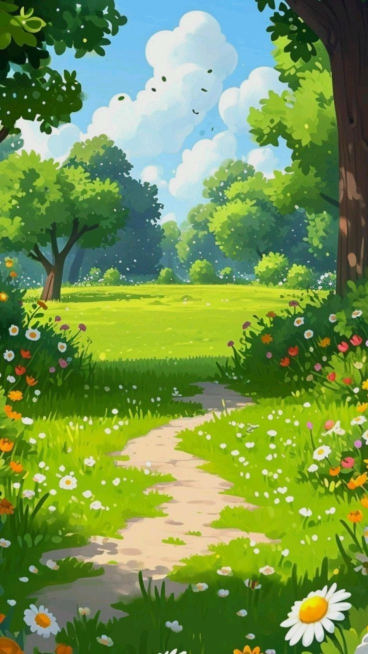
#> input picture nature_bg.jpg, 736 x 1308 px (shown at 1/2 size)
$ python catch_ball_game.py
#> lines starting #> are read from the running program, lines starting #| are printed output that depends on the picture; after the words box and inside, x2 and y2 are one past the last pixel; in counts of white or black regions, pixels touching at a corner belong together
import cv2
import random
WIDTH = 1200
HEIGHT = 700
background = cv2.imread("nature_bg.jpg")
#> background is the input picture: shape (1308, 736, 3); mean B, G, R 76.5, 147.6, 115.4
background = cv2.resize(background, (WIDTH, HEIGHT))
#> background: shape (700, 1200, 3)

girl = cv2.imread("girl.jpeg")
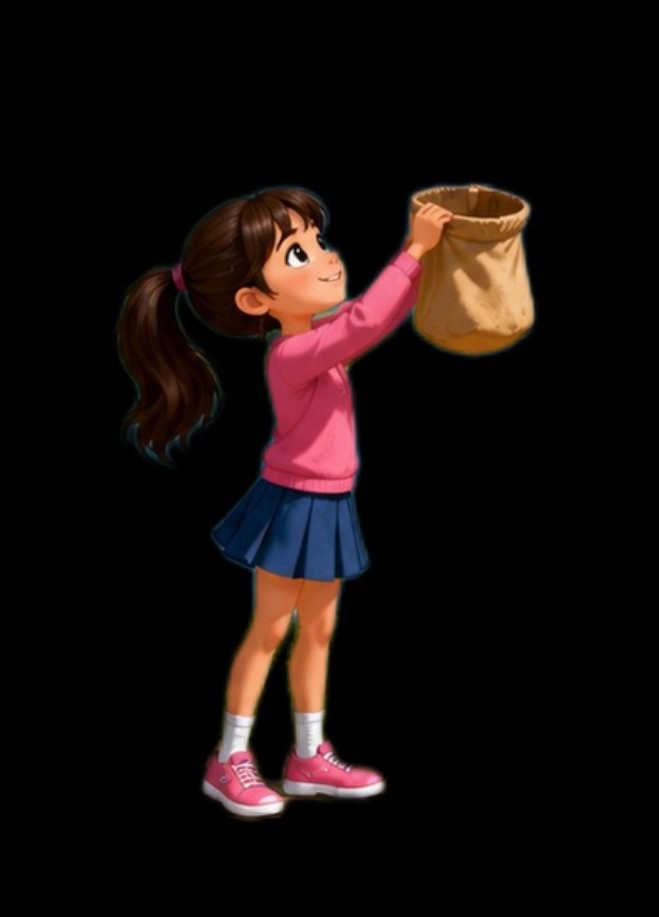
#> input picture girl.jpeg, 659 x 917 px
#> girl is the input picture: shape (917, 659, 3); mean B, G, R 11.5, 12.9, 21.9
girl = cv2.resize(girl, (180, 250))
#> girl: shape (250, 180, 3)
girl_x = 500
girl_y = 400

move_speed = 30
ball_radius = 20
ball_x = random.randint(50, WIDTH - 50)
ball_y = 0
ball_speed = 8
score = 0
lives = 3
gray = cv2.cvtColor(girl, cv2.COLOR_BGR2GRAY)
_, mask = cv2.threshold(gray, 10, 255, cv2.THRESH_BINARY)
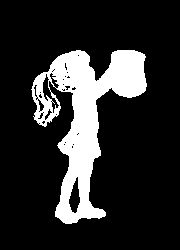
#> mask: shape (250, 180); 17.2% white; 1 white region, box (x1, y1, x2, y2) and area: (31, 50, 147, 224) 7739
mask_inv = cv2.bitwise_not(mask)
while True:
    frame = background.copy()
    ball_y += ball_speed

    cv2.circle(
        frame,
        (ball_x, ball_y),
        ball_radius,
        (0, 0, 255),
        -1
    )
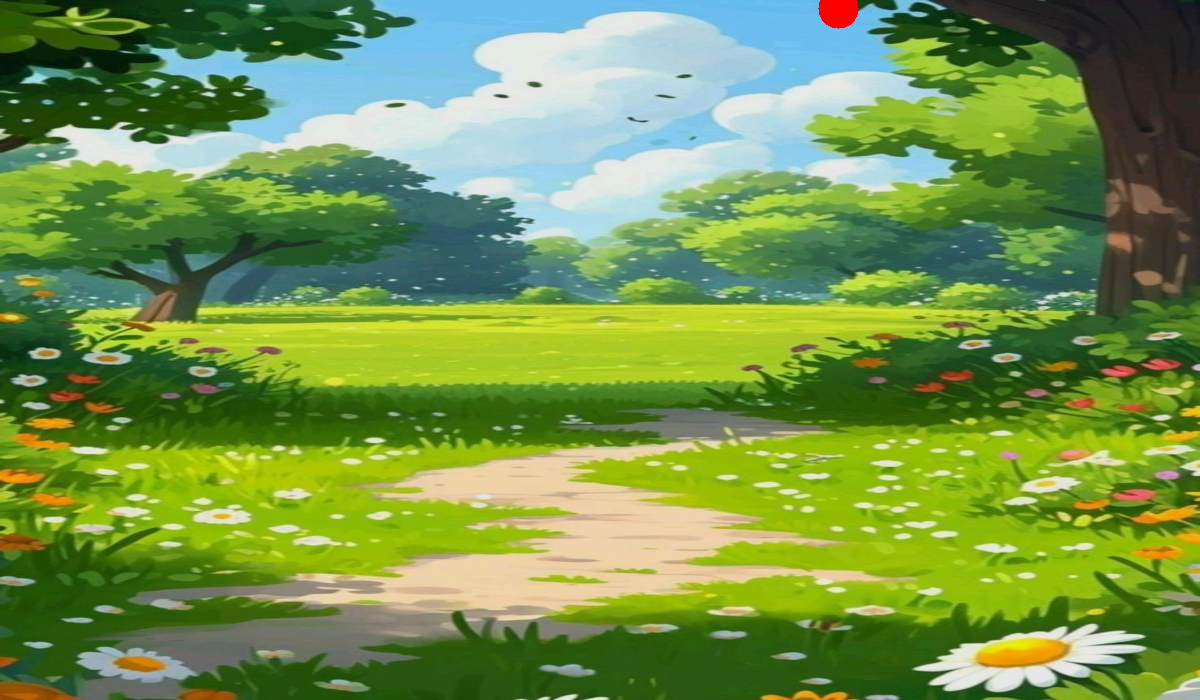
#> frame: shape (700, 1200, 3); mean B, G, R 76.2, 147.3, 115.5
    h, w = girl.shape[:2]
#> h = 250; w = 180

    if girl_x >= 0 and girl_y >= 0 and girl_x + w <= WIDTH and girl_y + h <= HEIGHT:

        roi = frame[girl_y:girl_y+h, girl_x:girl_x+w]
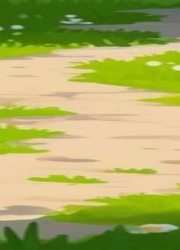
#> roi: shape (250, 180, 3); mean B, G, R 95.7, 170.6, 167.4

        bg_part = cv2.bitwise_and(roi, roi, mask=mask_inv)
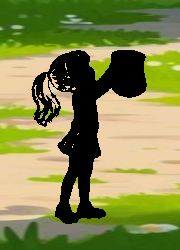
#> bg_part: shape (250, 180, 3); mean B, G, R 75.4, 136.7, 131.7
        girl_part = cv2.bitwise_and(girl, girl, mask=mask)

        result = cv2.add(bg_part, girl_part)
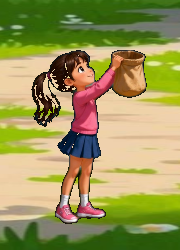
#> result: shape (250, 180, 3); mean B, G, R 86.8, 149.5, 153.4

        frame[girl_y:girl_y+h, girl_x:girl_x+w] = result
    bag_left = girl_x + 80
    bag_right = girl_x + 150

    if ball_y >= girl_y + 50:

        if bag_left <= ball_x <= bag_right:
            score += 1
        else:
            lives -= 1

        ball_x = random.randint(50, WIDTH - 50)
        ball_y = 0
    cv2.putText(
        frame,
        f"Score: {score}",
        (30, 50),
        cv2.FONT_HERSHEY_SIMPLEX,
        1,
        (255, 255, 255),
        2
    )

    cv2.putText(
        frame,
        f"Lives: {lives}",
        (30, 100),
        cv2.FONT_HERSHEY_SIMPLEX,
        1,
        (255, 255, 255),
        2
    )

    cv2.putText(
        frame,
        "A = Left   D = Right   Q = Quit",
        (700, 50),
        cv2.FONT_HERSHEY_SIMPLEX,
        0.8,
        (255, 255, 255),
        2
    )
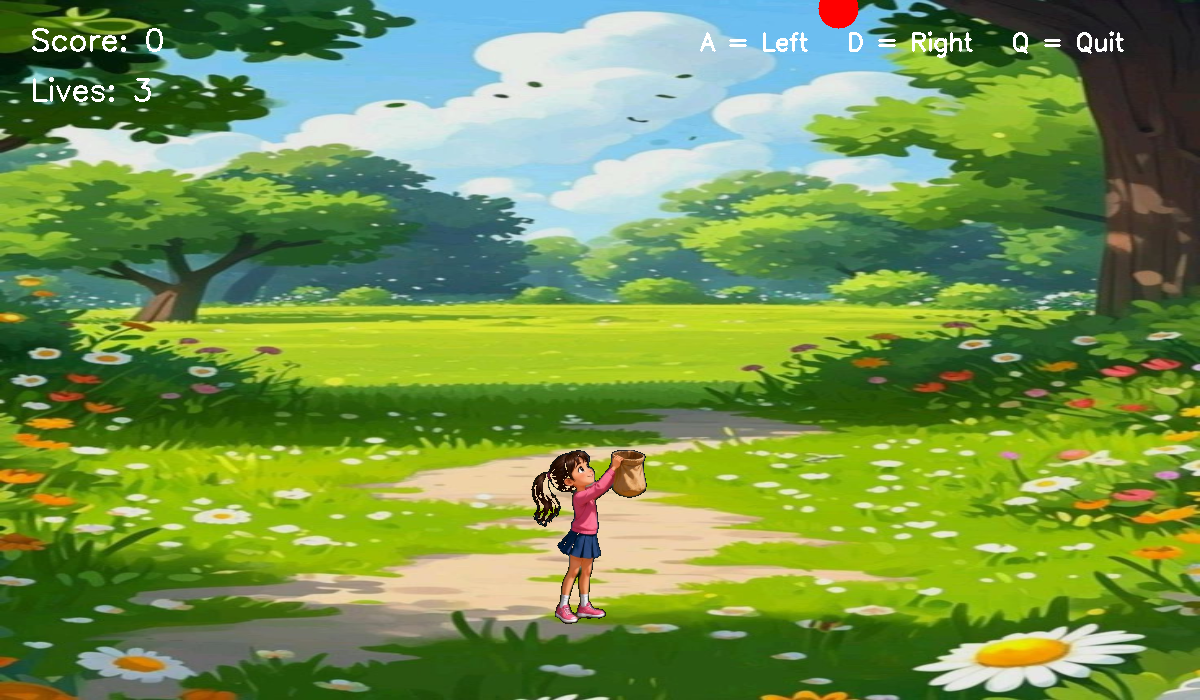
#> frame: shape (700, 1200, 3); mean B, G, R 76.5, 146.9, 115.6
    if lives <= 0:

        cv2.putText(
            frame,
            "GAME OVER",
            (350, 350),
            cv2.FONT_HERSHEY_SIMPLEX,
            2,
            (0, 0, 255),
            4
        )

        cv2.imshow("Catch The Ball", frame)
        cv2.waitKey(3000)
        break
    cv2.imshow("Catch The Ball", frame)

    key = cv2.waitKey(30)
#> (key q is pressed here)
    if key == ord('a'):
        girl_x -= move_speed
    elif key == ord('d'):
        girl_x += move_speed
    girl_x = max(0, min(WIDTH - w, girl_x))
#> girl_x = 500

    # QUIT
    if key == ord('q'):
        break

cv2.destroyAllWindows()
